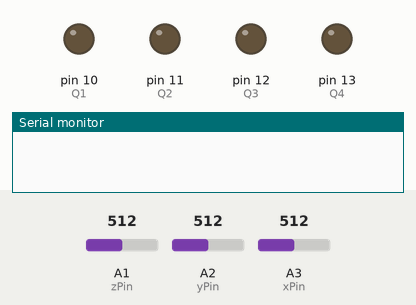
Simulated run of this sketch. Board: Arduino Uno, built with avr-gcc and run on an emulated ATmega328P. On the bench: output pins drawn as LEDs (lit = HIGH), the last lines printed to the serial monitor. The test bench sets the inputs (shaded band); at power-on: A2 (yPin) = 512, A3 (xPin) = 512, A1 (zPin) = 512. Pins used as bus, display or sensor lines are not drawn.

Above: at 1.2 s.
1.3 s: A2 (yPin) set to 417
2.8 s: A2 (yPin) set to 385
At 4.0 s:
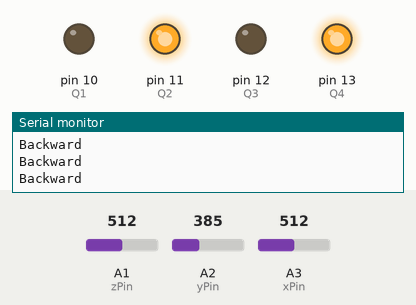
4.3 s: A3 (xPin) set to 410
7.3 s: A3 (xPin) set to 386
At 7.7 s:
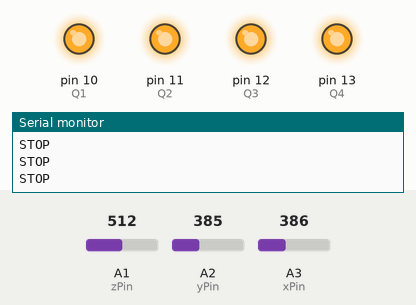
8.8 s: A3 (xPin) set to 354
10.3 s: A3 (xPin) set to 333
At 11.5 s:
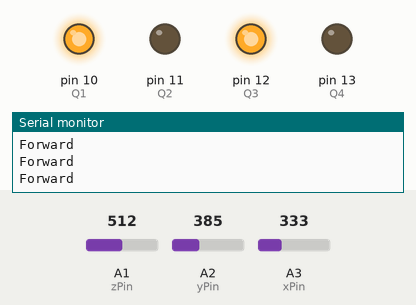
Timing chart, 0 to 12.8 s (numbered marks = the images above; inputs shaded):
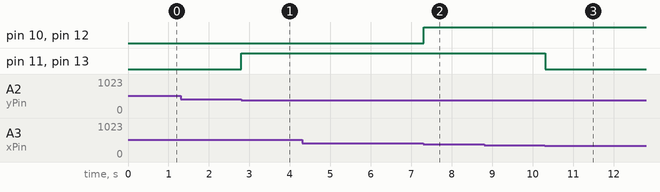

The sketch:

Arduino_Code.ino
```cpp
int GNDPin=A4; //Set Analog pin 4 as GND
int VccPin=A5; //Set Analog pin 5 as VCC
int xPin=A3; //X axis input
int yPin=A2; //Y axis input
int zPin=A1; //Z axis input(not used)
int Q1=10; //Output pin connected to 10 Encoder IC
int Q2=11; //Output pin connected to 11 Encoder IC
int Q3=12; //Output pin connected to 12 Encoder IC
int Q4=13; //Output pin connected to 13 Encoder IC

void setup()
{
    Serial.begin(9600); //setting the baud rate
    pinMode(xPin,INPUT);
    pinMode(yPin,INPUT);
    pinMode(zPin,INPUT);
    pinMode(Q1,OUTPUT);
    pinMode(Q2,OUTPUT);
    pinMode(Q3,OUTPUT);
    pinMode(Q4,OUTPUT);
    pinMode(GNDPin, OUTPUT);
    pinMode(VccPin, OUTPUT);
    digitalWrite(GNDPin, LOW); //Set A4 pin LOW
    digitalWrite(VccPin, HIGH); //Set A5 pin HIGH
}

void loop()
{
    int x=analogRead(xPin);//Variabe for storing X coordinates
    int y=analogRead(yPin);//Variabe for storing Y coordinates
    int z=analogRead(zPin);//Variabe for storing Z coordinates

    if ((x>340 && x<400) && (y>340 && y<400)) //stop
    {
        Serial.println("");
        Serial.println("STOP");
        digitalWrite(Q1,HIGH);
        digitalWrite(Q2,HIGH);
        digitalWrite(Q3,HIGH);
        digitalWrite(Q4,HIGH);
    }

    else
    {
        if ((x<340) && (y>340 && y<400)) //forward
        {
           Serial.println("");
           Serial.println("Forward");
           digitalWrite(Q1,HIGH);
           digitalWrite(Q2,LOW);
           digitalWrite(Q3,HIGH);
           digitalWrite(Q4,LOW);
        }
        if ((x>400) && (y>340 && y<400)) //backward
        {
           Serial.println("");
           Serial.println("Backward");
           digitalWrite(Q1,LOW);
           digitalWrite(Q2,HIGH);
           digitalWrite(Q3,LOW);
           digitalWrite(Q4,HIGH);
        }
        if ((x>340 && x>400) && (y<340)) //right
        {
            Serial.println("");
            Serial.println("Right");
            digitalWrite(Q1,HIGH);
            digitalWrite(Q2,LOW);
            digitalWrite(Q3,LOW);
            digitalWrite(Q4,HIGH);
        }
        if ((x>340 && x<400) && (y>400))//left
        {
            Serial.println("");
            Serial.println("Left");
            digitalWrite(Q1,LOW);
            digitalWrite(Q2,LOW);
            digitalWrite(Q3,LOW);
            digitalWrite(Q4,LOW);
        }
    }
}
```

Measured:
- the behaviour switches between 400 and 399 on A2 (yPin) (found by bisection; images 0 and 1)
- the behaviour switches between 400 and 399 on A3 (xPin) (found by bisection; images 1 and 2)
- the behaviour switches between 340 and 339 on A3 (xPin) (found by bisection; images 2 and 3)
- after the input at 1.3 s, every drawn part: stays the same
- after the input at 2.8 s, pin 11 (Q2), pin 13 (Q4): LOW → HIGH at once
- after the input at 7.3 s, pin 10 (Q1), pin 12 (Q3): LOW → HIGH at once
- after the input at 10.3 s, pin 11 (Q2), pin 13 (Q4): HIGH → LOW at once
